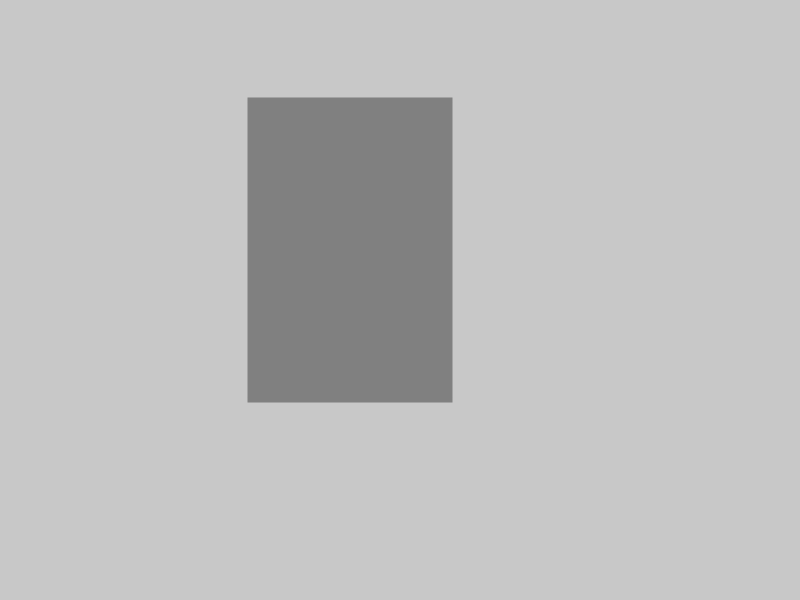
Frame 1 (no input)
Frame 60 (no input): identical to frame 1, image omitted
Frame 120 (the mouse pressed at the canvas centre since frame 60): identical to frame 1, image omitted

The p5.js sketch that drew this single still picture (run headless with seeded random() and noise() and a simulated clock; from frame 60 on, the mouse is pressed at the canvas centre):

// p5.js sketch
// ── sketch.js
function setup() {
  createCanvas(800, 600);
  
}

function draw() {
 background(200);

stroke("grey");
strokeWeight(5);
fill("grey");
rect(250, 100, 200, 300);
   
}
